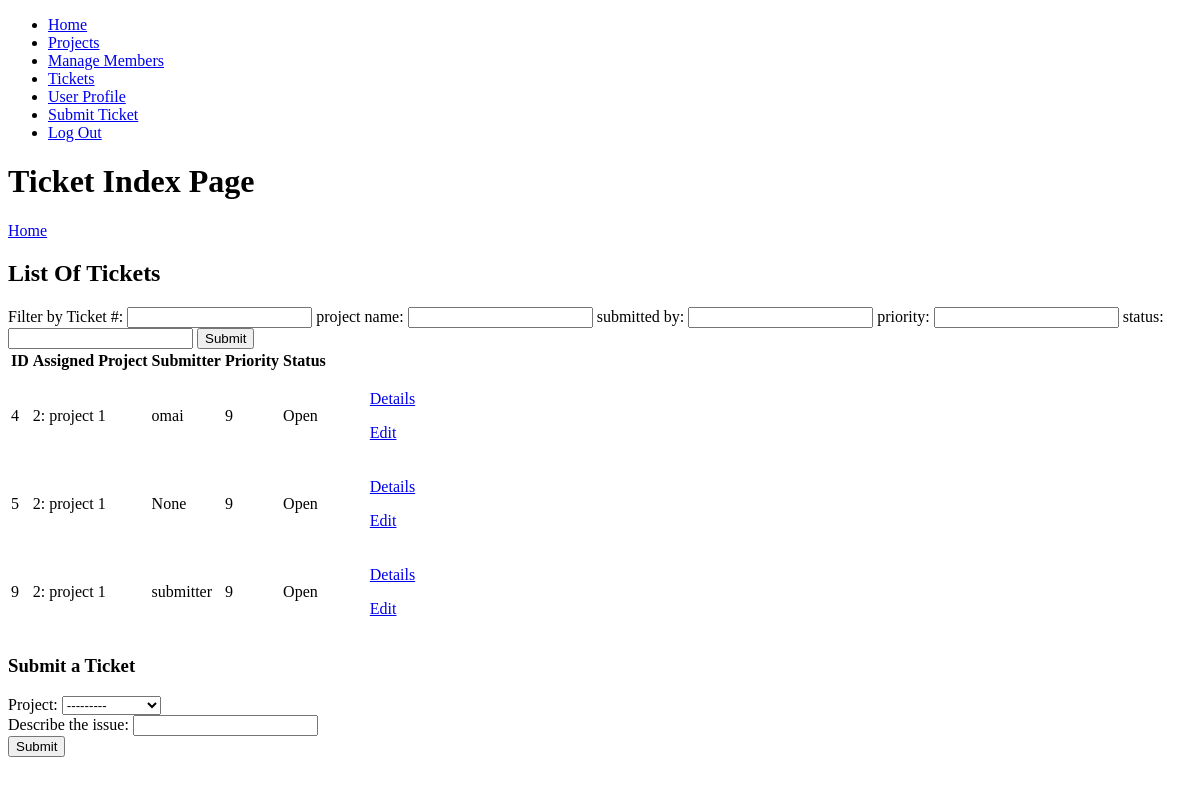
The app's page /tickets/ (signed in), older data.
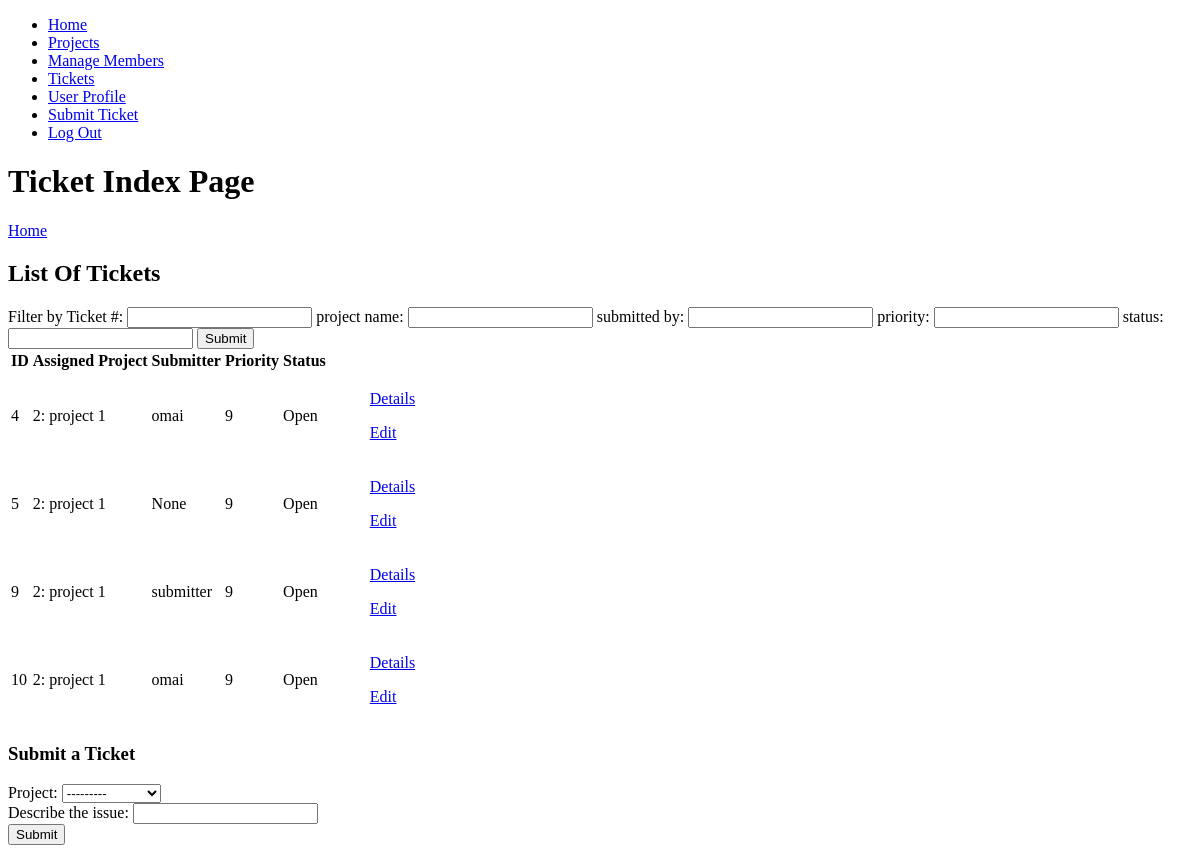
The same page, newer data.
### tickets/models.py (models this page shows, shortened)
class Ticket(models.Model):
	priorityChoices = (
		('1','1'),
		('2','2'),
		('3','3'),
		('4','4'),
		('5','5'),
		('6','6'),
		('7','7'),
		('8','8'),
		('9','9'),
	)
	statusChoices = (
		('Closed','Closed'),
		('Open','Open'),
	)
	raceChoices = (
		('Bugs/Errors','Bugs/Errors'),
	)
	project = models.ForeignKey(Project, on_delete=models.CASCADE,related_name="project_tickets")
	personnel = models.ForeignKey(ProjectMember, on_delete=models.SET_NULL , related_name="assigned_ticket" , null=True,default=None, blank=True)
	submitter = models.ForeignKey(settings.AUTH_USER_MODEL, on_delete=models.SET_NULL,null=True,related_name="user_tickets")
	description = models.CharField(max_length=100)
	priority = models.CharField(max_length=100,choices= priorityChoices)
	status = models.CharField(max_length=100, choices = statusChoices)
	race = models.CharField(max_length=100,choices = raceChoices)
	timeCreated = models.DateTimeField(auto_now_add=True)
	lastEdited = models.DateTimeField(default = datetime.datetime(2020,1,1,0,0,0))

### projects/models.py (models this page shows)
class Project(models.Model):
	submitter = models.ForeignKey(settings.AUTH_USER_MODEL, on_delete=models.CASCADE , related_name= "projects_created")
	name = models.CharField(max_length=64)
	description = models.CharField(max_length=100)
	class Meta:
		unique_together = ["name", 'submitter']
	def __str__(self):
		return u'{0}'.format(str(self.id) + ": " + self.name)

### authenticate/models.py (models this page shows)
class NewUser(AbstractBaseUser, PermissionsMixin):
	email = models.EmailField(_('email address'), unique=True)
	user_name = models.CharField(max_length=150, unique=True)
	first_name = models.CharField(max_length=150, blank=True)
	start_date = models.DateTimeField(default=timezone.now)
	pfp = models.ImageField(default="pfp1.jpg",null=True,blank=True)
	about = models.TextField(_(
		'about'), max_length=150, blank=True)
	is_staff = models.BooleanField(default=False)
	is_active = models.BooleanField(default=True)
	objects = CustomAccountManager()
	USERNAME_FIELD = "email"
	REQUIRED_FIELDS = ['user_name', 'first_name']
	def __str__(self):
		return self.user_name

### authenticate/decorators.py (the view)
		def wrapper_func(request, *args,**kwargs):
			group = None
			if request.user.groups.exists():
				group = request.user.groups.all()[0].name
			if group in allowed_roles:
				return view_func(request,*args,**kwargs)
			else:
				return HttpResponse("You are not authorized to view this page")

### tickets/forms.py
class SubmitTicketForm(forms.Form):
	project = forms.ModelChoiceField(queryset= Project.objects.all(), label=None)
	description = forms.CharField(max_length=1000, label="Describe the issue")
	class Meta:
		model = Ticket
		fields = ['project','description']

### tickets/views.py (called while the page is built)
@login_required(login_url='authenticate:login')
@allowed_users(allowed_roles = ['admin','developer','submitter'])
def index(request):
	ticket_list = Ticket.objects.all()
	ticket_filter = TicketFilter(request.GET,queryset=ticket_list)
	ticket_list = ticket_filter.qs
	context={
		'ticket_list': ticket_list,
		'ticket_filter': ticket_filter,
		'form': SubmitTicketForm(),
	}
	return render(request, "tickets/index.html",context)

### tickets/templates/tickets/index.html (shortened to what this page needs)
{% extends "authenticate/layout.html" %}
{% block body %}
	<div><h1>Ticket Index Page</h1></div>
	<a href="{% url 'authenticate:home' %}">Home</a>
	<div><h2>List Of Tickets</h2></div>
	<div>
		<form method="get">
			Filter by
			{% for field in ticket_filter.form %}
				{{field.label}}: {{ field }}
			{% endfor %}
			<button type="submit">Submit</button>
			<br>
		</form>
	</div>
	<div>
		<table>
			<div>
				<tr>
					<th>ID</th>
					<th>Assigned Project</th>
					<th>Submitter</th>
					<th>Priority</th>
					<th>Status</th>
					<th>      </th>
				</tr>
			</div>
			{% for ticket in ticket_list %}
				<div>
					<tr>
						<td>{{ticket.id}}</td>
						<td>{{ticket.project}}</td>
						<td>{{ticket.submitter}}</td>
						<td>{{ticket.priority}}</td>
						<td>{{ticket.status}}</td>
						<td><ul>
								<a href="{% url 'tickets:details' ticket.id %}">Details</a>
							</ul>
							<ul>
								<a href="{% url 'tickets:edit' ticket.id %}">Edit</a>
							</ul>
						</td>
					</tr>
				</div>
			{%endfor%}
		</table>
	</div>
	<div>
		<form method="post" action="{% url 'tickets:submit' %}">
			<h3>Submit a Ticket</h3>
			{%for field in form%}
				{{field.label}}: {{field}} <br>
			{%endfor%}
			<button type="submit">Submit</button>
		</form>
	</div>
{% endblock %}

Row changes from the older to the newer data that the page shows:
added Ticket: id "10", project "2: project 1", submitter "omai", priority "9", status "Open"
